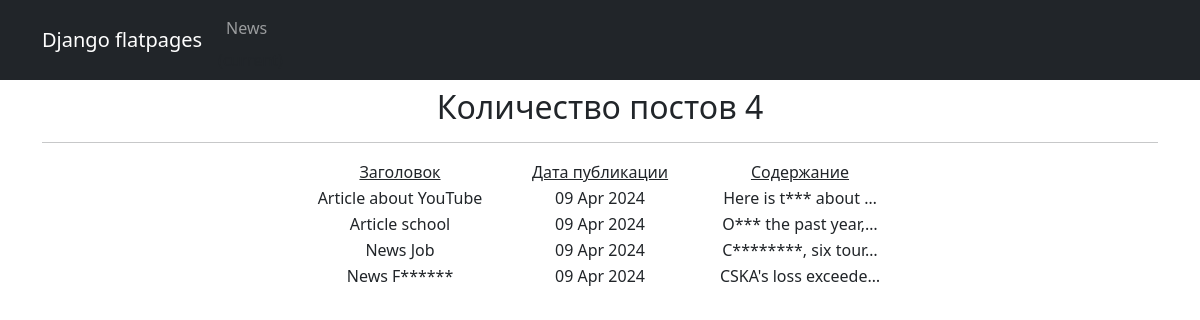
Page /news/ on the committed database.
### news/models.py (models this page shows, shortened)
class Post(models.Model):
    author = models.ForeignKey(Author, on_delete=models.CASCADE)
    NEWS = 'NW'
    ARTICLE = 'AR'
    CATEGORY_CHOICES = (
        (NEWS, 'Новость'),
        (ARTICLE, 'Статья'),
    )
    categoryType = models.CharField(max_length=2, choices=CATEGORY_CHOICES, default=ARTICLE)
    dateCreation = models.DateTimeField(auto_now_add=True)
    postCategory = models.ManyToManyField(Category, through='PostCategory')
    title = models.CharField(max_length=128)
    text = models.TextField()
    rating = models.SmallIntegerField(default=0)

### news/views.py (the view)
# urls.py: path('', PostList.as_view()),
class PostList(ListView):
    model = Post
    ordering = '-dateCreation'
    template_name = 'news/index.html'
    context_object_name = 'news'

### news/templatetags/custom_filters.py (called while the page is built)
@register.filter()
def censor(value):
    for word in censor_list:
        value = value.replace(word[1:], '*' * len(word[1:]))
    return value

### news/templates/news/index.html (shortened to what this page needs)
{% extends 'news/default.html' %}
{% load custom_filters %}
{% block content %}
<h2> Количество постов {{ news|length}}</h2>
<hr>
{% if news %}
<table style="margin-left: auto; margin-right: auto;">
  <tr>
      <td style="width: 200px;"><u>Заголовок</u></td>
      <td style="width: 200px;"><u>Дата публикации</u></td>
      <td style="width: 200px;"><u>Содержание</u></td>
  </tr>
  {% for new in news %}
  <tr>
      <td style="width: 200px;">{{ new.title|censor }}</td>
      <td style="width: 200px;">{{ new.dateCreation|date:'d M Y' }}</td>
      <td style="width: 200px;">{{ new.text|censor|truncatechars:20}}</td>
  </tr>
  {% endfor %}
</table>
{% else %}
<h3>Публикаций нет!</h3>
{% endif %}
{% endblock content %}

### news/templates/news/default.html (shortened to what this page needs)
<!DOCTYPE html>
<html lang="en">
    <head>
        {% load static %}
        <link href="{% static 'css/styles.css' %}" rel="stylesheet" />
    </head>
    <body>
        <nav class="navbar navbar-expand-lg navbar-dark bg-dark static-top">
           <div class="container">
               <a class="navbar-brand" href="#">Django flatpages</a>
               <div class="collapse navbar-collapse" id="navbarResponsive">
                   <ul class="navbar-nav ml-auto">
                       <li class="nav-item active">
                           <a class="nav-link" href="/news/">News</a>
                               <span class="sr-only">(current)</span>
                       </li>
                   </ul>
               </div>
           </div>
        </nav>
        <div class="container">
           <div class="row">
               <div class="col-lg-12 text-center">
                   {% block content %}{% endblock content %}
               </div>
           </div>
        </div>
    </body>
</html>

### rows in the picture
Post: title|censor "Article about YouTube", dateCreation "09 Apr 2024", text|censor "Here is t*** about …"
Post: title|censor "Article school", dateCreation "09 Apr 2024", text|censor "O*** the past year,…"
Post: title|censor "News Job", dateCreation "09 Apr 2024", text|censor "C********, six tour…"
Post: title|censor "News F******", dateCreation "09 Apr 2024", text|censor "CSKA's loss exceede…"

### other values in the picture
{{ news|length }} "4"
